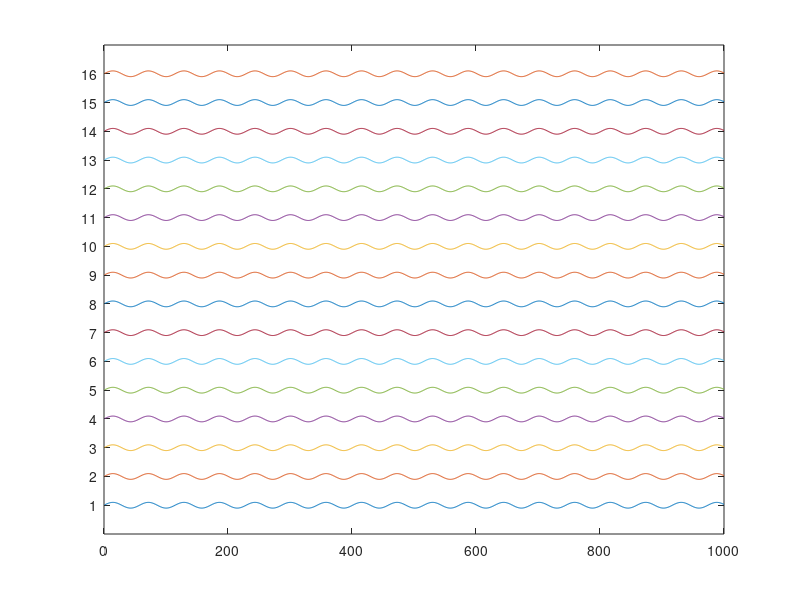

Reproduce this figure in MATLAB.
% Mono-Phasic Data Plot


%% TODO
    % Plot
    % Constrain y axis zoom
    % Background Patches
    % Vertical Deliminators
    % Scaling

%% Test Plot

numChans = 16;

data = ones(numChans, 1000).*repmat(sind(2*pi*(1:1000)), numChans,1);

offset = repmat([10:10:numChans*10]', 1, 1000);

dataOff = data + offset;

%%
h = plot(1:1000,dataOff');

xlim([0, 1000])
ylim([0, numChans*10+10])

set(gca, 'YTick', [10:10:numChans*10])
set(gca, 'YTickLabel', [1:numChans])

% EOF